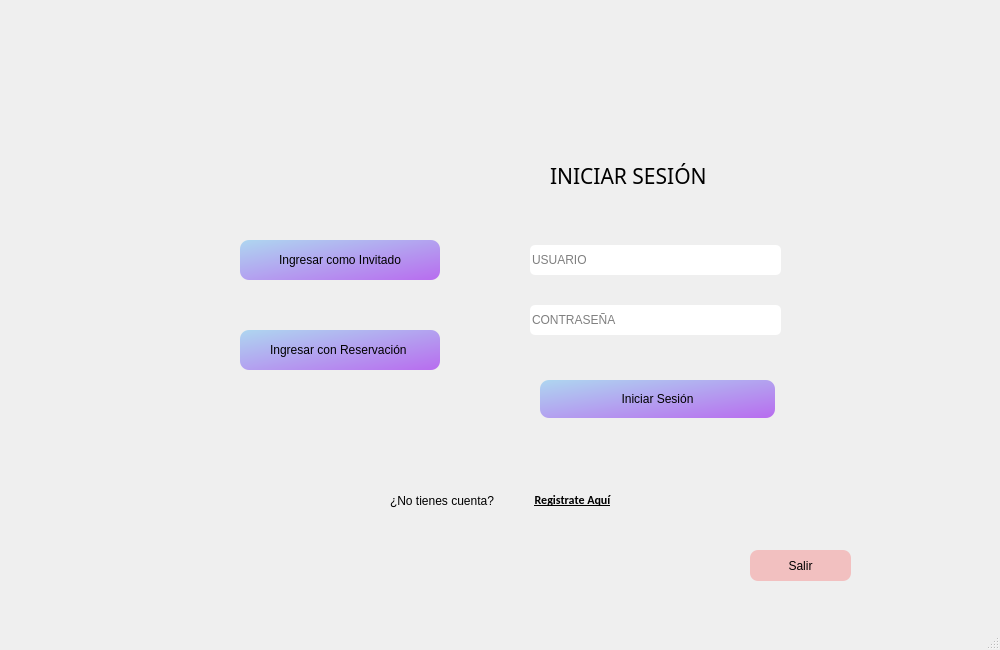
<?xml version="1.0" encoding="UTF-8"?>
<ui version="4.0">
 <class>Inicio_Sesion</class>
 <widget class="QMainWindow" name="Inicio_Sesion">
  <property name="geometry">
   <rect>
    <x>0</x>
    <y>0</y>
    <width>1000</width>
    <height>650</height>
   </rect>
  </property>
  <property name="maximumSize">
   <size>
    <width>1000</width>
    <height>650</height>
   </size>
  </property>
  <property name="contextMenuPolicy">
   <enum>Qt::DefaultContextMenu</enum>
  </property>
  <property name="windowTitle">
   <string>Inicio_Sesion</string>
  </property>
  <property name="windowIcon">
   <iconset resource="IMAGENES/IMG.qrc">
    <normaloff>:/Img/icono.png</normaloff>:/Img/icono.png</iconset>
  </property>
  <property name="toolTip">
   <string/>
  </property>
  <property name="layoutDirection">
   <enum>Qt::LeftToRight</enum>
  </property>
  <property name="autoFillBackground">
   <bool>true</bool>
  </property>
  <property name="styleSheet">
   <string notr="true"/>
  </property>
  <widget class="QWidget" name="centralwidget">
   <property name="styleSheet">
    <string notr="true">#centralwidget{
	border-image: url(:/Img/F4.png);
}

#InicioSesion{
border-image: url(:/Img/F2.jfif);
border-radius: 8px;

}


</string>
   </property>
   <widget class="QWidget" name="InicioSesion" native="true">
    <property name="geometry">
     <rect>
      <x>160</x>
      <y>90</y>
      <width>700</width>
      <height>450</height>
     </rect>
    </property>
    <property name="sizePolicy">
     <sizepolicy hsizetype="Preferred" vsizetype="Preferred">
      <horstretch>0</horstretch>
      <verstretch>0</verstretch>
     </sizepolicy>
    </property>
    <property name="maximumSize">
     <size>
      <width>700</width>
      <height>450</height>
     </size>
    </property>
    <property name="styleSheet">
     <string notr="true"/>
    </property>
    <widget class="QWidget" name="layoutWidget_3">
     <property name="geometry">
      <rect>
       <x>370</x>
       <y>140</y>
       <width>251</width>
       <height>61</height>
      </rect>
     </property>
     <layout class="QHBoxLayout" name="horizontalLayout_4">
      <item>
       <widget class="QLineEdit" name="Usuario_lineEdit_2">
        <property name="maximumSize">
         <size>
          <width>16777215</width>
          <height>30</height>
         </size>
        </property>
        <property name="styleSheet">
         <string notr="true"> border-radius: 5px;</string>
        </property>
        <property name="placeholderText">
         <string>USUARIO</string>
        </property>
       </widget>
      </item>
     </layout>
    </widget>
    <widget class="QWidget" name="layoutWidget_4">
     <property name="geometry">
      <rect>
       <x>370</x>
       <y>200</y>
       <width>251</width>
       <height>61</height>
      </rect>
     </property>
     <layout class="QHBoxLayout" name="horizontalLayout_5">
      <item>
       <widget class="QLineEdit" name="Contraseya_lineEdit_2">
        <property name="sizePolicy">
         <sizepolicy hsizetype="Expanding" vsizetype="Fixed">
          <horstretch>39</horstretch>
          <verstretch>39</verstretch>
         </sizepolicy>
        </property>
        <property name="minimumSize">
         <size>
          <width>0</width>
          <height>30</height>
         </size>
        </property>
        <property name="styleSheet">
         <string notr="true"> border-radius: 5px;</string>
        </property>
        <property name="echoMode">
         <enum>QLineEdit::Password</enum>
        </property>
        <property name="placeholderText">
         <string>CONTRASEÑA</string>
        </property>
       </widget>
      </item>
     </layout>
    </widget>
    <widget class="QPushButton" name="Entrar_pushButton_2">
     <property name="geometry">
      <rect>
       <x>380</x>
       <y>290</y>
       <width>235</width>
       <height>38</height>
      </rect>
     </property>
     <property name="font">
      <font>
       <pointsize>9</pointsize>
      </font>
     </property>
     <property name="styleSheet">
      <string notr="true">QPushButton{
border-width: 0px;
border-radius: 9px;
background-color: qlineargradient(spread:pad, x1:0, y1:0, x2:1, y2:1, stop:0 rgb(174, 214, 240), stop:1 rgb(184, 108, 239));}

QPushButton:hover{
	background-color: rgb(154,158,218);
    border-radius: 9px;
	color: black;
    selection-color: white;  
    padding: 2px 4px;

}
</string>
     </property>
     <property name="text">
      <string>Iniciar Sesión</string>
     </property>
    </widget>
    <widget class="QWidget" name="horizontalLayoutWidget_2">
     <property name="geometry">
      <rect>
       <x>230</x>
       <y>390</y>
       <width>241</width>
       <height>41</height>
      </rect>
     </property>
     <layout class="QHBoxLayout" name="horizontalLayout_6">
      <item>
       <widget class="QLabel" name="label_5">
        <property name="font">
         <font>
          <pointsize>9</pointsize>
         </font>
        </property>
        <property name="text">
         <string>¿No tienes cuenta?</string>
        </property>
       </widget>
      </item>
      <item>
       <widget class="QPushButton" name="Registrarse_pushButton_2">
        <property name="font">
         <font>
          <family>Calibri</family>
          <pointsize>9</pointsize>
          <weight>75</weight>
          <bold>true</bold>
          <underline>true</underline>
         </font>
        </property>
        <property name="styleSheet">
         <string notr="true">QPushButton{
border-width: 0px;
 border-radius: 3px;
background-color:transparent;}

QPushButton:hover{
   color: rgb(79,90,229);
	background-color: transparent;
	font: 75 10pt &quot;Calibri&quot;;
}
</string>
        </property>
        <property name="text">
         <string>Registrate Aquí</string>
        </property>
        <property name="iconSize">
         <size>
          <width>30</width>
          <height>30</height>
         </size>
        </property>
       </widget>
      </item>
     </layout>
     <zorder>Registrarse_pushButton_2</zorder>
     <zorder>label_5</zorder>
    </widget>
    <widget class="QLabel" name="label_6">
     <property name="geometry">
      <rect>
       <x>0</x>
       <y>0</y>
       <width>371</width>
       <height>111</height>
      </rect>
     </property>
     <property name="styleSheet">
      <string notr="true">image: url(:/Img/logo.png);</string>
     </property>
     <property name="text">
      <string/>
     </property>
    </widget>
    <widget class="QLabel" name="label_2">
     <property name="geometry">
      <rect>
       <x>390</x>
       <y>70</y>
       <width>211</width>
       <height>31</height>
      </rect>
     </property>
     <property name="font">
      <font>
       <family>Microsoft YaHei</family>
       <pointsize>16</pointsize>
      </font>
     </property>
     <property name="text">
      <string>INICIAR SESIÓN</string>
     </property>
    </widget>
    <widget class="QPushButton" name="Ingresa_Invitado_pushButton_2">
     <property name="geometry">
      <rect>
       <x>80</x>
       <y>150</y>
       <width>200</width>
       <height>40</height>
      </rect>
     </property>
     <property name="maximumSize">
      <size>
       <width>200</width>
       <height>40</height>
      </size>
     </property>
     <property name="styleSheet">
      <string notr="true">QPushButton{
border-width: 0px;
border-radius: 9px;
background-color: qlineargradient(spread:pad, x1:0, y1:0, x2:1, y2:1, stop:0 rgb(174, 214, 240), stop:1 rgb(184, 108, 239));}

QPushButton:hover{
	background-color: rgb(154,158,218);
    border-radius: 9px;
	color: black;
    selection-color: white;  
    padding: 2px 4px;

}
</string>
     </property>
     <property name="text">
      <string>Ingresar como Invitado</string>
     </property>
    </widget>
    <widget class="QPushButton" name="Ingresa_reserva_pushButton_2">
     <property name="geometry">
      <rect>
       <x>80</x>
       <y>240</y>
       <width>200</width>
       <height>40</height>
      </rect>
     </property>
     <property name="maximumSize">
      <size>
       <width>200</width>
       <height>40</height>
      </size>
     </property>
     <property name="styleSheet">
      <string notr="true">QPushButton{
border-width: 0px;
border-radius: 9px;
background-color: qlineargradient(spread:pad, x1:0, y1:0, x2:1, y2:1, stop:0 rgb(174, 214, 240), stop:1 rgb(184, 108, 239));}

QPushButton:hover{
	background-color: rgb(154,158,218);
    border-radius: 9px;
	color: black;
    selection-color: white;  
    padding: 2px 4px;

}
</string>
     </property>
     <property name="text">
      <string>Ingresar con Reservación </string>
     </property>
    </widget>
   </widget>
   <widget class="QPushButton" name="Cancelar_pushButton">
    <property name="geometry">
     <rect>
      <x>750</x>
      <y>550</y>
      <width>101</width>
      <height>31</height>
     </rect>
    </property>
    <property name="font">
     <font>
      <pointsize>9</pointsize>
      <weight>50</weight>
      <bold>false</bold>
     </font>
    </property>
    <property name="styleSheet">
     <string notr="true">QPushButton{
border-width: 0px;
border-radius: 8px;
background: rgba(254, 0, 0, 50);}

QPushButton:hover{
	background-color: rgb(154,158,218);
    border-radius: 9px;
	color: black;
    selection-color: white;  
    padding: 2px 4px;

}
</string>
    </property>
    <property name="text">
     <string>Salir</string>
    </property>
   </widget>
  </widget>
  <widget class="QMenuBar" name="menubar">
   <property name="geometry">
    <rect>
     <x>0</x>
     <y>0</y>
     <width>1000</width>
     <height>21</height>
    </rect>
   </property>
  </widget>
  <widget class="QStatusBar" name="statusbar"/>
 </widget>
 <resources>
  <include location="IMAGENES/IMG.qrc"/>
 </resources>
 <connections/>
</ui>
